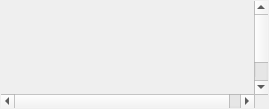
<?xml version="1.0" encoding="UTF-8"?>
<ui version="4.0">
 <class>CAlarmDlg</class>
 <widget class="QDialog" name="CAlarmDlg">
  <property name="geometry">
   <rect>
    <x>0</x>
    <y>0</y>
    <width>269</width>
    <height>109</height>
   </rect>
  </property>
  <property name="windowTitle">
   <string>Dialog</string>
  </property>
  <layout class="QHBoxLayout" name="horizontalLayout">
   <property name="spacing">
    <number>1</number>
   </property>
   <property name="leftMargin">
    <number>1</number>
   </property>
   <property name="topMargin">
    <number>1</number>
   </property>
   <property name="rightMargin">
    <number>1</number>
   </property>
   <property name="bottomMargin">
    <number>1</number>
   </property>
   <item>
    <widget class="QScrollArea" name="scrollArea">
     <property name="frameShape">
      <enum>QFrame::Box</enum>
     </property>
     <property name="lineWidth">
      <number>0</number>
     </property>
     <property name="widgetResizable">
      <bool>false</bool>
     </property>
     <widget class="QWidget" name="scrollAreaWidgetContents">
      <property name="geometry">
       <rect>
        <x>0</x>
        <y>0</y>
        <width>266</width>
        <height>128</height>
       </rect>
      </property>
      <property name="font">
       <font>
        <family>Agency FB</family>
        <pointsize>8</pointsize>
       </font>
      </property>
     </widget>
    </widget>
   </item>
  </layout>
 </widget>
 <resources/>
 <connections/>
</ui>
